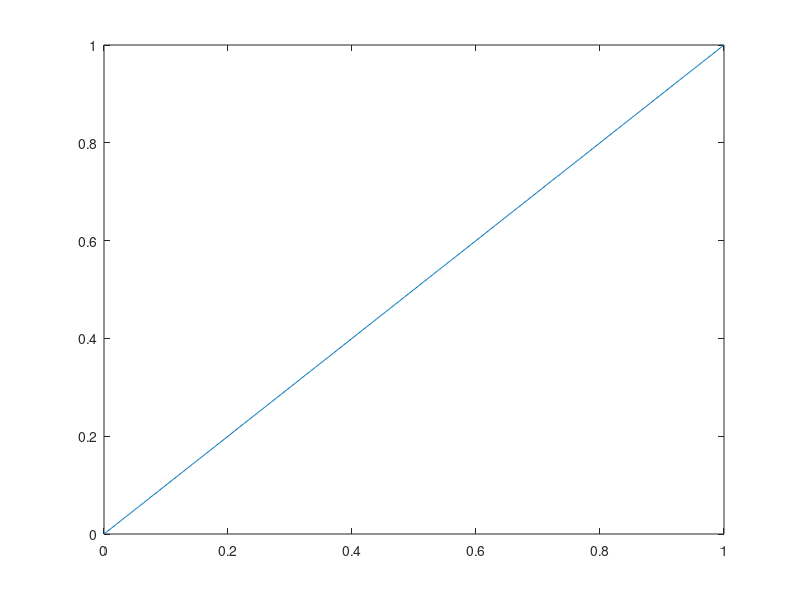

MATLAB code for this plot: (Note: this script raises an error after producing the figure.)
clear all

N = 100;
ParamN = 50;
t = 0.5;
mu = -0.5;
mu_ran = ones(1,1)*(mu);
U_ran = ones(1,1) * 1.5;
U = U_ran(1);
J_ran = linspace(0, 1, ParamN);
% J_ran = ones(1,1) * 0.4;
V_ran = linspace(0.6, 1.5, ParamN);
% V_ran = linspace(0, 1.5, ParamN);

Dend = 1;
Dinput = linspace(0, Dend, 500);


kx = linspace(-pi, pi, N+1);
ky = linspace(-pi, pi, N+1);
kx(end) = [];
ky(end) = [];
[kx, ky] = meshgrid(kx, ky);
kx = reshape(kx, [numel(kx), 1]);
ky = reshape(ky, [numel(ky), 1]);

qx = linspace(-pi, pi, N+1);qx(end)=[];
qy = qx;
[qx, qy] = meshgrid(qx, qy);
qx = reshape(qx, [numel(qx), 1]);
qy = reshape(qy, [numel(qy), 1]);
qx0line = qx(N * (N / 2) + 1 + N/2 : N * (N / 2 + 1));
qyline = qy(N * (N / 2) + 1  + N/2 : N * (N / 2 + 1));


epsilon = 1e-6;

gpk = sin(kx) + 1i * sin(ky);
gpka = abs(gpk) .^ 2;
gesk = cos(kx) + cos(ky);
geska = abs(gesk) .^ 2;
gdk = cos(kx) - cos(ky);
gdka = abs(gdk) .^ 2;

ek = - 2* t * cos(kx) - 2 * t * cos(ky);

%% p-, es-, d- wave

disp('start p-, es-, d-wave')

figure
plot(Dinput,Dinput)
hold on
for v = 23:23

    v
    V = V_ran(v);


    for j = 1: 1
j

        J = J_ran(j);
        Jk = J .* sin(kx) .* sin(ky);


        for i = 1: length(Dinput)

            Delta = Dinput(i);

            [Ea, Dua, Dda, ~, ~] = tripletgapsolver(ek, mu, Delta, Jk, V, gpk, gpka); % p wave

            Dpout_u(i) = Dua;
            Dpout_d(i) = Dda;
            E0pout(i) = Ea;
            Dpout_u_arc(v, j, i) = Dua;
            Dpout_d_arc(v, j, i) = Dda;
            E0pout_arc(v, j, i) = Ea;


            [Eb, Db, ~, ~] = singletgapsolver(ek, mu, Delta, Jk, V, gesk, geska); % es wave
            
            Desout(i) = Db;
            E0esout(i) = Eb;
            Desout_arc(v, j, i) = Db;
            E0esout_arc(v, j, i) = Eb;

            [Ec, Dc, ~, ~] = singletgapsolver(ek, mu, Delta, Jk, V, gdk, gdka); % d wave

            Ddout(i) = Dc;
            E0dout(i) = Ec;
            Ddout_arc(v, j, i) = Dc;
            E0dout_arc(v, j, i) = Ec;

        end
        plot(Dinput,Dpout_u)


        [~ , I] = min(abs(Dpout_u ./ (Dinput + epsilon) - 1));
        if (Dpout_u(2) - 0) / (Dinput(2) - Dinput(1)) < 1
            I = 1;
            Dp = 0;
            E0p = E0pout(I);
        else
            Dp = Dinput(I);
            E0p = E0pout(I);
        end

        [~ , I] = min(abs(Desout ./ (Dinput + epsilon) - 1));
        if (Desout(2) - 0) / (Dinput(2) - Dinput(1)) < 1
            I = 1;
            Des = 0;
            E0es = E0esout(I);
        else
            Des = Dinput(I);
            E0es = E0esout(I);
        end

        [~ , I] = min(abs(Ddout ./ (Dinput + epsilon) - 1));
        if (Ddout(2) - 0) / (Dinput(2) - Dinput(1)) < 1
            I = 1;
            Dd = 0;
            E0d = E0dout(I);
        else
            Dd = Dinput(I);
            E0d = E0dout(I);
        end

        Dp_self(v,j) = Dp;
        E0p_self(v,j) = E0p;
        % [~, ~, ~, correlp, ~] = tripletgapsolver(ek, mu, Dp, Jk, V, gpk, gpka);
        % correlp_self(v,j,:,:) = reshape(correlp,[N,N]);

        Des_self(v,j) = Des;
        E0es_self(v,j) = E0es;
        % [~, ~, correles, ~] = singletgapsolver(ek, mu, Des, Jk, V, gesk, geska);
        % correles_self(v,j,:,:) = reshape(correles,[N,N]);
        
        Dd_self(v,j) = Dd;
        E0d_self(v,j) = E0d;
        % [~, ~, correld, ~] = singletgapsolver(ek, mu, Dd, Jk, V, gdk, gdka);
        % correld_self(v,j,:,:) = reshape(correld,[N,N]);
        
    end
end

%% quasiparticle band structure and correlation
ii=5;
jj=50;
[Epk_u_test, Epk_d_test] = tripletEkJkMaker(kx, ky, ek, mu, Dp_self(ii), J_ran(ii),gpka);
[~, ~, correlp_test, ~] = tripletgapsolver(ek, mu, Dp_self(ii), J_ran(ii) * sin(kx) .* sin(ky), V_ran(jj), gpk, gpka);

[Eesk_u_test, Eesk_d_test] = singletEkJkMaker(kx, ky, ek, mu, Des_self(ii), J_ran(ii),geska);
[~, ~, correles_test, ~] = singletgapsolver(ek, mu, Des_self(ii), J_ran(ii) * sin(kx) .* sin(ky), V_ran(jj), gesk, geska);

[Edk_u_test, Edk_d_test] = singletEkJkMaker(kx, ky, ek, mu, Dd_self(ii), J_ran(ii), gdka);
[~, ~, correld_test, ~] = singletgapsolver(ek, mu, Dd_self(ii), J_ran(ii) * sin(kx) .* sin(ky), V_ran(jj), gdk, gdka);

figure
surf(reshape(Epk_u_test, [N,N]))
hold on
surf(reshape(Epk_d_test,[N,N]))
title('p-wave quasiparticle band structure')
% zlim([-1,0]);view(2)
figure;
surf(reshape(squeeze(abs(correlp_self(jj, ii, :,:))),[N,N]));view(2)
title('p-wave correlation')

figure;
surf(reshape(Eesk_u_test, [N,N]))
hold on
surf(reshape(Eesk_d_test,[N,N]))
title('es-wave quasiparticle band structure')
% zlim([-1,0]);view(2)
figure;
surf(reshape(squeeze(correles_self(jj, ii, :,:)),[N,N]));view(2)
title('es-wave correlation')

figure;
surf(reshape(Edk_u_test, [N,N]))
hold on
surf(reshape(Edk_d_test,[N,N]))
title('d-wave quasiparticle band structure')
% zlim([-1,0]);view(2)
figure;
surf(reshape(squeeze(correld_self(jj, ii, :,:)),[N,N]));view(2)
title('d-wave correlation')
%% function

function [Ek_u, Ek_d] = singletEkJkMaker(kx, ky, ek, mu, Delta, J, gka)
Jk = J * sin(kx) .* sin(ky);
Ek = sqrt((ek-mu).^2 + Delta^2 * gka);
Ek_u = Ek + Jk;
Ek_d = Ek - Jk;
end

function [Ek_u, Ek_d] = tripletEkJkMaker(kx, ky, ek, mu, Delta, J, gka)
Jk = J * sin(kx) .* sin(ky);
Ek_u = sqrt((ek - mu + Jk) .^ 2 + Delta ^2 * gka);
Ek_d = sqrt((ek - mu - Jk) .^ 2 + Delta ^2 * gka);

end

function [E0out, Duout, Ddout, correl, minEk_d] = tripletgapsolver(ek, mu, Delta, Jk, V, gk, gka)
Ek_u = sqrt((ek - mu + Jk) .^ 2 + Delta^2 * gka);    % p-wave
Ek_d = sqrt((ek - mu - Jk) .^ 2 + Delta^2 * gka);
Delta_u_k = V * Delta * gka / 2 ./ Ek_u;
Delta_d_k = V * Delta * gka / 2 ./ Ek_d;
E_0_k = (ek - mu) - Ek_u / 2 - Ek_d / 2 + Delta ^2 * gka ./ Ek_u /4 + Delta ^ 2 * gka ./ Ek_d / 4;
correl = Delta  * gk ./ Ek_u /2;
Duout = mean(Delta_u_k, 'omitnan');
Ddout = mean(Delta_d_k, 'omitnan');
E0out = mean(E_0_k, 'omitnan');
minEk_d = min(Ek_d);
end

function [E0out, Dout,correl,minEk_d] = singletgapsolver(ek, mu, Delta, Jk, U, gk, gka)
Ek = sqrt((ek-mu).^2 + Delta^2*gka);
Ek_u = Ek + Jk;
Ek_d = Ek - Jk;
ind_u = Ek_u > 0;
ind_d = Ek_d > 0;
Delta_k = U * Delta * gka / 2 ./ Ek .* (ind_d - (~ind_u));
E_0_s_k = (ek - mu) - Ek + Delta^2 * gka ./ Ek / 2 .* (ind_u - (~ind_d))...
    + Ek_u .* (~ind_u) + Ek_d .* (~ind_d);
correl = Delta * gk ./ Ek / 2 .* (ind_u - (~ind_d));
Dout = mean(Delta_k, 'omitnan');
E0out = mean(E_0_s_k, 'omitnan');
minEk_d = min(Ek_d);
end

function [E_0, Dffout,Ek] = FFgapsolver(Xi, La, Delta, U)
Ek = sqrt(Xi .^2 + Delta^2);
Ek_u = Ek + La;
Ek_d = Ek - La;

ind_u = Ek_u > 0;
ind_d = Ek_d > 0;
Delta_k = U * Delta /2 ./ Ek .* (ind_u - (~ind_d));

Dffout = mean(Delta_k, 'omitnan');

E_0_k = Xi - Ek + Delta^2 ./ Ek /2 .* (ind_u -(~ind_d))...
    + Ek_u .* (~ind_u) + Ek_d .* (~ind_d);

E_0 = mean(E_0_k, 'omitnan');


% E1ff=mean(Xi - Ek - Delta^2 ./ Ek /2 .* (ind_u -(~ind_d)));
% E2ff=mean(Ek_u .* (~ind_u) + Ek_d .* (~ind_d));
end

function draw_gapstructure(gap_1, gap_2, N)
figure
hold on
plot([gap_1(N/2+1:N,N/2+1);gap_1(1,N/2+1:N)';flip(diag(gap_1(N/2+1:N,N/2+1:N)));diag(gap_1(N/2+1:-1:2,N/2+1:N));gap_1(1:N/2+1,1);gap_1(N/2+1,N:-1:N/2+1)'],'k','LineWidth',1)
plot([gap_2(N/2+1:N,N/2+1);gap_2(1,N/2+1:N)';flip(diag(gap_2(N/2+1:N,N/2+1:N)));diag(gap_2(N/2+1:-1:2,N/2+1:N));gap_2(1:N/2+1,1);gap_2(N/2+1,N:-1:N/2+1)'],'k','LineWidth',1)
plot([-gap_1(N/2+1:N,N/2+1);-gap_1(1,N/2+1:N)';flip(diag(-gap_1(N/2+1:N,N/2+1:N)));diag(-gap_1(N/2+1:-1:2,N/2+1:N));-gap_1(1:N/2+1,1);-gap_1(N/2+1,N:-1:51)'],'k','LineWidth',1)
plot([-gap_2(N/2+1:N,N/2+1);-gap_2(1,N/2+1:N)';flip(diag(-gap_2(N/2+1:N,N/2+1:N)));diag(-gap_2(N/2+1:-1:2,N/2+1:N));-gap_2(1:N/2+1,1);-gap_2(N/2+1,N:-1:N/2+1)'],'k','LineWidth',1)
plot(zeros(1,3*N+1),'k')
xticks([0 N/2 N 3*N/2 2*N 5*N/2 3*N])
xticklabels({'\Gamma', 'X', 'M','\Gamma','M', 'Y', '\Gamma'})
xlim([0 3*N])
ax1=gca;
ax1.XGrid='on';
ax1.GridAlpha=1;
% ax1.FontName='Times New Roman';
ax1.FontSize=12;
box on
end

function draw_toponodalstructure(mu,ek,Jk,D_self,N,gk,gka)
figure
hold on
surf(reshape(ek-mu,[N,N]),'FaceColor','r','EdgeColor','none')
surf(reshape(ek-mu,[N,N]),'FaceColor','b','EdgeColor','none')
surf(reshape((gk).^2,[N,N]),'FaceColor','k','EdgeColor','none')
surf(reshape(sqrt((ek - mu) .^2 + D_self ^2 * gka)+Jk,[N,N]),'FaceColor','m','EdgeColor','none')
surf(reshape(sqrt((ek - mu) .^2 + D_self ^2 * gka)-Jk,[N,N]),'FaceColor','c','EdgeColor','none')
% surf(reshape(Jk,[N,N]))
zlim([-0.01,0.01])
box on
end

function [ind1, ind2] = BFS_archiver(gap_1, gap_2)
ind1 = (gap_1 < 0.0001 & gap_1 < 0.001) * 1;
ind1(ind1==0) = NaN;
ind2 = (gap_2 < 0.0001 & gap_2 < 0.001) * 1;
ind2(ind2==0) = NaN;
end
